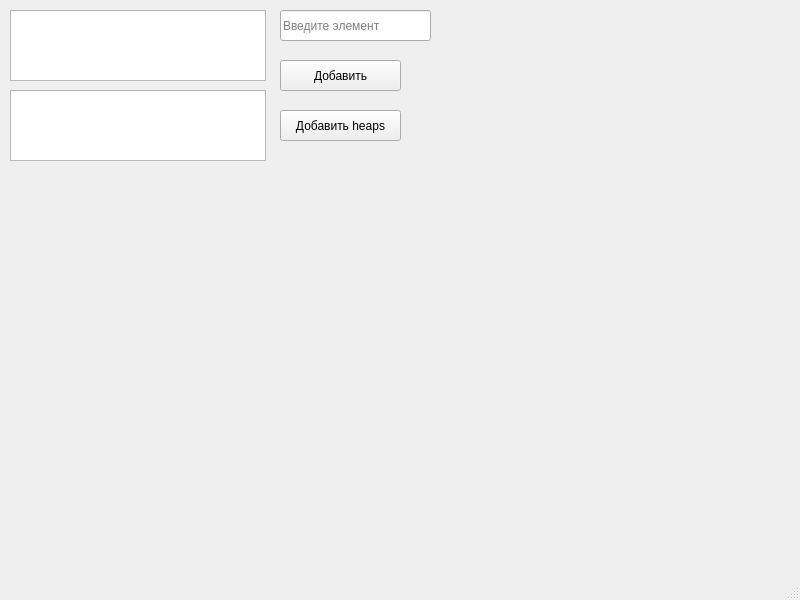
<?xml version="1.0" encoding="UTF-8"?>
<ui version="4.0">
 <class>MainWindow</class>
 <widget class="QMainWindow" name="MainWindow">
  <property name="geometry">
   <rect>
    <x>0</x>
    <y>0</y>
    <width>800</width>
    <height>600</height>
   </rect>
  </property>
  <property name="windowTitle">
   <string>MainWindow</string>
  </property>
  <widget class="QWidget" name="centralwidget">
   <widget class="QListWidget" name="listWidget_1">
    <property name="geometry">
     <rect>
      <x>10</x>
      <y>10</y>
      <width>256</width>
      <height>71</height>
     </rect>
    </property>
   </widget>
   <widget class="QPushButton" name="addButton">
    <property name="geometry">
     <rect>
      <x>280</x>
      <y>110</y>
      <width>121</width>
      <height>31</height>
     </rect>
    </property>
    <property name="text">
     <string>Добавить heaps</string>
    </property>
   </widget>
   <widget class="QLineEdit" name="lineEdit">
    <property name="geometry">
     <rect>
      <x>280</x>
      <y>10</y>
      <width>151</width>
      <height>31</height>
     </rect>
    </property>
    <property name="placeholderText">
     <string>Введите элемент</string>
    </property>
   </widget>
   <widget class="QListWidget" name="listWidget_2">
    <property name="geometry">
     <rect>
      <x>10</x>
      <y>90</y>
      <width>256</width>
      <height>71</height>
     </rect>
    </property>
   </widget>
   <widget class="QPushButton" name="adddataButton">
    <property name="geometry">
     <rect>
      <x>280</x>
      <y>60</y>
      <width>121</width>
      <height>31</height>
     </rect>
    </property>
    <property name="text">
     <string>Добавить</string>
    </property>
   </widget>
  </widget>
  <widget class="QMenuBar" name="menubar">
   <property name="geometry">
    <rect>
     <x>0</x>
     <y>0</y>
     <width>800</width>
     <height>17</height>
    </rect>
   </property>
  </widget>
  <widget class="QStatusBar" name="statusbar"/>
 </widget>
 <resources/>
 <connections/>
</ui>
